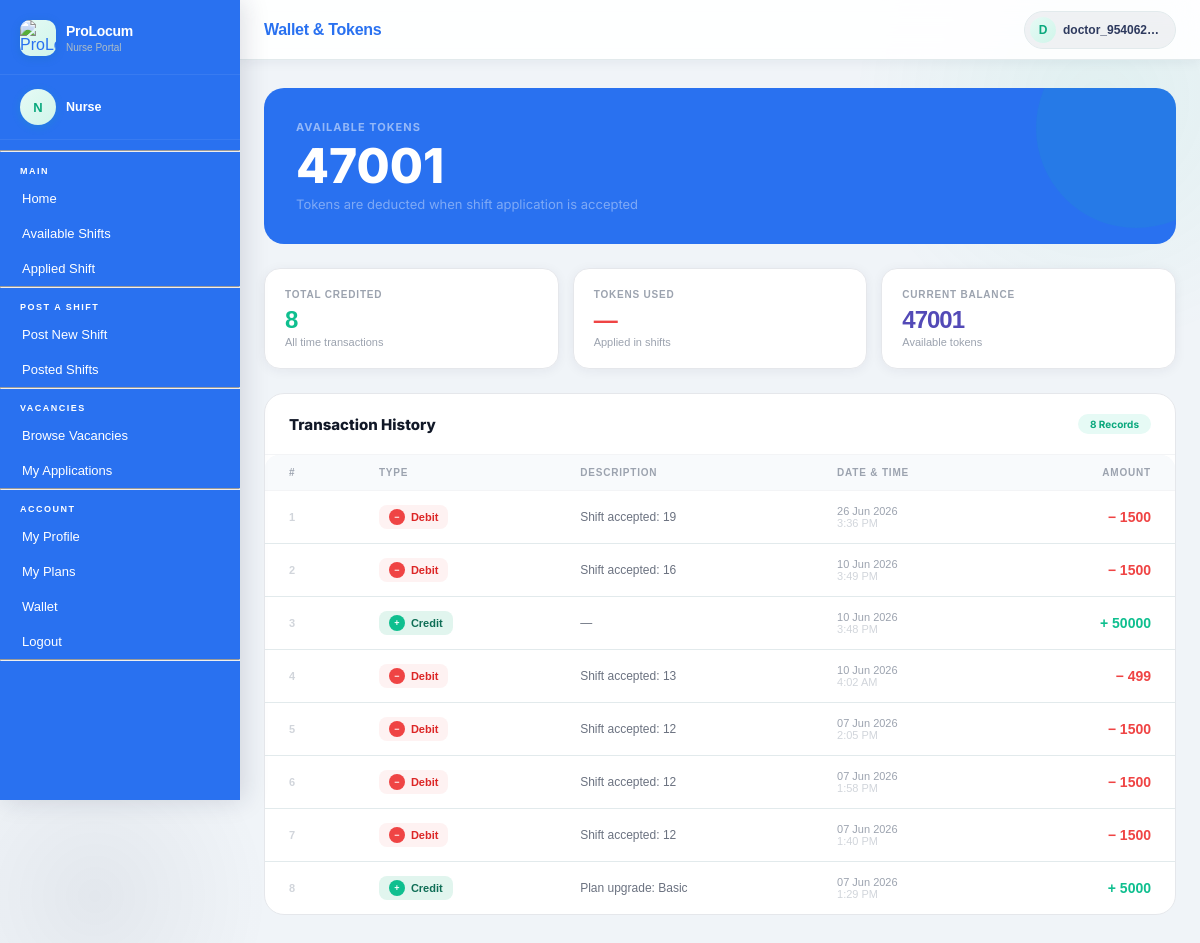
Screenshot of /nurses/wallet/ (signed in) with the database file from the repository.
### users/models.py (models this page shows, shortened)
class CustomUser(AbstractUser):
    ROLE_CHOICES = (
        ('doctor', 'Doctor'),
        ('nurse', 'Nurse'),
        ('hospital', 'Hospital'),
        ('admin', 'Admin'),
    )
    role   = models.CharField(max_length=20, choices=ROLE_CHOICES)
    mobile = models.CharField(max_length=10, unique=True, null=True, blank=True)  # ✅ Unique mobile

### plans/models.py (models this page shows, shortened)
class WalletTransaction(models.Model):
    TYPE_CHOICES = [('credit', 'Credit'), ('debit', 'Debit')]
    wallet           = models.ForeignKey(Wallet, on_delete=models.CASCADE, related_name='transactions')
    amount           = models.PositiveIntegerField()
    transaction_type = models.CharField(max_length=10, choices=TYPE_CHOICES)
    note             = models.CharField(max_length=255, blank=True)
    created_at       = models.DateTimeField(auto_now_add=True)
    class Meta:
        ordering = ['-created_at']

### nurses/views.py (the view)
# urls.py: path('wallet/', doctor_views.my_wallet, name='doctor_wallet'),
@login_required
def my_wallet(request):
    from plans.models import Wallet
    try:
        wallet = request.user.wallet
        wallet_balance      = wallet.balance
        wallet_transactions = wallet.transactions.order_by('-created_at')
    except:
        wallet_balance      = 0
        wallet_transactions = []
    return render(request, 'nurses/wallet.html', {
        'wallet_balance':      wallet_balance,
        'wallet_transactions': wallet_transactions,
        'user':                request.user,
    })

### plans/models.py (called while the page is built)
    @property
    def is_expired(self):
        if not self.end_date:
            return False   # Lifetime plan
        return timezone.now() > self.end_date

### plans/utils.py (called while the page is built, shortened)
def get_active_plan(user):
    plan = UserPlan.objects.filter(user=user, is_active=True).first()
    if not plan:
        return None
    return plan

### nurses/templates/nurses/wallet.html (shortened to what this page needs)
{% extends 'nurses/base.html' %}
{% block page_title %}Wallet & Tokens{% endblock %}
{% block content %}
<div class="dash-wrap">
    <div class="wallet-hero">
        <div class="wallet-label">Available Tokens</div>
        <div class="wallet-balance">{{ wallet_balance }}</div>
        <div class="wallet-sub">Tokens are deducted when shift application is accepted</div>
    </div>
    <div class="stats-grid">
        <div class="stat-card">
            <div class="stat-label">Total Credited</div>
            <div class="stat-value" style="color:#0fbf8f;">
                {{ wallet_transactions|length }}
            </div>
            <div class="stat-sub">All time transactions</div>
        </div>
        <div class="stat-card">
            <div class="stat-label">Tokens Used</div>
            <div class="stat-value" style="color:#ef4444;">
                —
            </div>
            <div class="stat-sub">Applied in shifts</div>
        </div>
        <div class="stat-card">
            <div class="stat-label">Current Balance</div>
            <div class="stat-value" style="color:#534AB7;">{{ wallet_balance }}</div>
            <div class="stat-sub">Available tokens</div>
        </div>
    </div>
    <div class="history-card">
        <div class="history-header">
            <div class="history-title">Transaction History</div>
            <span style="background:#e6faf5; color:#0aa87d; font-size:10px; font-weight:700; padding:4px 12px; border-radius:20px;">
                {{ wallet_transactions|length }} Records
            </span>
        </div>
        {% if wallet_transactions %}
        <div style="overflow-x:auto;">
            <table class="tx-table">
                <thead>
                    <tr>
                        <th>#</th>
                        <th>Type</th>
                        <th>Description</th>
                        <th>Date & Time</th>
                        <th style="text-align:right;">Amount</th>
                    </tr>
                </thead>
                <tbody>
                    {% for tx in wallet_transactions %}
                    <tr>
                        <td style="color:#d1d5db; font-size:11px; font-weight:700;">{{ forloop.counter }}</td>
                        <td>
                            {% if tx.transaction_type == 'credit' %}
                            <div class="tx-type tx-type-credit">
                                <div class="tx-type-icon">+</div> Credit
                            </div>
                            {% else %}
                            <div class="tx-type tx-type-debit">
                                <div class="tx-type-icon">−</div> Debit
                            </div>
                            {% endif %}
                        </td>
                        <td><div class="tx-note" title="{{ tx.note }}">{{ tx.note|default:"—" }}</div></td>
                        <td>
                            <div class="tx-date">
                                {{ tx.created_at|date:"d M Y" }}<br>
                                <span style="color:#d1d5db;">{{ tx.created_at|time:"g:i A" }}</span>
                            </div>
                        </td>
                        <td style="text-align:right;">
                            {% if tx.transaction_type == 'credit' %}
                            <span class="tx-amount-credit">+ {{ tx.amount }}</span>
                            {% else %}
                            <span class="tx-amount-debit">− {{ tx.amount }}</span>
                            {% endif %}
                        </td>
                    </tr>
                    {% endfor %}
                </tbody>
            </table>
        </div>
        {% else %}
        <div class="tx-empty">
            <div class="tx-empty-icon">🪙</div>
            <div style="font-weight:700; color:#6b7280; margin-bottom:4px;">No transactions yet</div>
            <div>Token activity yahan dikhega jab plan purchase karoge.</div>
        </div>
        {% endif %}
    </div>
</div>
{% endblock %}

### nurses/templates/nurses/base.html (shortened to what this page needs)
{% load static %}
<!DOCTYPE html>
<html lang="hi">
<head>
<link rel="stylesheet" href="{% static 'users/css/base.css' %}">
</head>
<body>
<aside class="sidebar" id="sidebar">
  <div class="sidebar-brand">
    <div class="logo-icon">
      <img src="{% static 'users/images/Black_and_White_Circular_Art___Design_Logo-removebg-preview.png' %}" alt="ProLocum Logo">
    </div>
    <div class="brand-text">
      <h1>ProLocum</h1>
      <p>Nurse Portal</p>
    </div>
  </div>
  {% if request.user.is_authenticated %}
  <div class="sidebar-profile">
    <div class="profile-avatar">
      {% if request.user.nurse_profile.full_name %}{{ request.user.nurse_profile.full_name|first|upper }}{% else %}N{% endif %}
    </div>
    <div class="profile-info">
      <strong>{% if request.user.nurse_profile.full_name %}{{ request.user.nurse_profile.full_name }}{% else %}Nurse{% endif %}</strong>
    </div>
  </div>
  {% endif %}
<nav class="sidebar-nav">
<hr>
    <div class="nav-section-label">Main</div>
    <a href="{% url 'nurse_dashboard' %}" class="nav-link {% if request.resolver_match.url_name == 'nurse_dashboard' %}active{% endif %}">
      Home
    </a>
    {% if ctx_can_view_shifts %}
      <a href="{% url 'nurse_available_shifts' %}" class="nav-link {% if request.resolver_match.url_name == 'nurse_available_shifts' %}active{% endif %}">
        Available Shifts
      </a>
      <a href="{% url 'nurse_my_applications' %}" class="nav-link {% if request.resolver_match.url_name == 'nurse_my_applications' %}active{% endif %}">
        Applied Shift
      </a>
    {% endif %}
<hr>
    <div class="nav-section-label">Post a Shift</div>
    {% if ctx_can_post_shift %}
      <a href="{% url 'nurse_post_shift' %}" class="nav-link {% if request.resolver_match.url_name == 'nurse_post_shift' %}active{% endif %}">
        Post New Shift
      </a>
      <a href="{% url 'nurse_posted_shifts' %}" class="nav-link {% if request.resolver_match.url_name == 'nurse_posted_shifts' %}active{% endif %}">
        Posted Shifts
      </a>
    {% endif %}
<hr>
    <div class="nav-section-label">Vacancies</div>
    {% if ctx_can_apply_vacancy %}
      <a href="/nurses/vacancies/" class="nav-link {% if request.resolver_match.url_name == 'nurse_available_vacancies' %}active{% endif %}">
        Browse Vacancies
      </a>
      <a href="/nurses/vacancy/my-applications/" class="nav-link {% if request.resolver_match.url_name == 'nurse_my_vacancy_applications' %}active{% endif %}">
        My Applications
      </a>
    {% endif %}
<hr>
    <div class="nav-section-label">Account</div>
    <a href="{% url 'nurse_my_profile' %}" class="nav-link {% if request.resolver_match.url_name == 'nurse_my_profile' %}active{% endif %}">
      My Profile
    </a>
    <a href="{% url 'my_plans' %}" class="nav-link {% if request.resolver_match.url_name == 'my_plans' %}active{% endif %}">
      My Plans
    </a>
    <a href="{% url 'nurse_wallet' %}" class="nav-link">
    Wallet
</a>
    <a href="{% url 'logout' %}" class="nav-link">Logout</a>
    <hr>
</nav>
</aside>
<main class="main">
  <div class="topbar">
    <div class="topbar-left">
      <span class="topbar-title">{% block page_title %}Dashboard{% endblock %}</span>
    </div>
    <div class="topbar-right">
      <div class="user-chip">
        <div class="user-avatar">
          {% if request.user.nurse_profile.full_name %}{{ request.user.nurse_profile.full_name|first|upper }}{% else %}{{ request.user.username|first|upper }}{% endif %}
        </div>
        <span class="user-name">
          {% if request.user.nurse_profile.full_name %}{{ request.user.nurse_profile.full_name }}{% else %}{{ request.user.username }}{% endif %}
        </span>
      </div>
    </div>
  </div>
  <div class="content">
    {% block content %}{% endblock %}
  </div>
</main>
</body>
</html>

### nurses/templates/nurses/wallet.html (style rules this page uses)
.dash-wrap { padding: 4px 0 32px; font-family: 'Inter', sans-serif; }
.wallet-hero { background: #2971F0; border-radius: 20px; padding: 32px; margin-bottom: 24px; position: relative; overflow: hidden; }
.wallet-hero::before { content: ''; position: absolute; top: -60px; right: -60px; width: 200px; height: 200px; background: rgba(15,191,143,0.1); border-radius: 50%; }
.wallet-label { font-size: 11px; font-weight: 700; color: rgba(255,255,255,0.5); text-transform: uppercase; letter-spacing: 1px; margin-bottom: 8px; }
.wallet-balance { font-size: 48px; font-weight: 800; color: #fff; line-height: 1; margin-bottom: 6px; }
.wallet-sub { font-size: 13px; color: rgba(255,255,255,0.4); }
.stats-grid { display: grid; grid-template-columns: repeat(3, 1fr); gap: 14px; margin-bottom: 24px; }
.stat-card { background: #fff; border: 1px solid #e5e7eb; border-radius: 16px; padding: 20px; }
.stat-label { font-size: 10px; font-weight: 700; color: #9ca3af; text-transform: uppercase; letter-spacing: 0.8px; margin-bottom: 8px; }
.stat-value { font-size: 24px; font-weight: 800; color: #1e293b; }
.stat-sub { font-size: 11px; color: #9ca3af; margin-top: 4px; }
.history-card { background: white; border: 1px solid #e5e7eb; border-radius: 20px; overflow: hidden; }
.history-header { display: flex; align-items: center; justify-content: space-between; padding: 20px 24px; border-bottom: 1px solid #f3f4f6; }
.history-title { font-size: 15px; font-weight: 800; color: #111827; }
.tx-table { width: 100%; border-collapse: collapse; }
.tx-table thead tr { background: #f9fafb; }
.tx-table thead th { padding: 12px 24px; font-size: 10px; font-weight: 800; color: #9ca3af; text-transform: uppercase; letter-spacing: 0.8px; text-align: left; border-bottom: 1px solid #f3f4f6; }
.tx-table tbody tr { border-bottom: 1px solid #f9fafb; transition: background 0.12s; }
.tx-table tbody tr:last-child { border-bottom: none; }
.tx-table tbody td { padding: 14px 24px; font-size: 13px; color: #374151; vertical-align: middle; }
.tx-type { display: inline-flex; align-items: center; gap: 6px; padding: 4px 10px; border-radius: 8px; font-size: 11px; font-weight: 700; }
.tx-type-credit { background: #E1F5EE; color: #0F6E56; }
.tx-type-debit { background: #fef2f2; color: #dc2626; }
.tx-type-icon { width: 16px; height: 16px; border-radius: 50%; display: flex; align-items: center; justify-content: center; font-size: 9px; font-weight: 900; }
.tx-type-credit .tx-type-icon { background: #0fbf8f; color: #fff; }
.tx-type-debit .tx-type-icon { background: #ef4444; color: #fff; }
.tx-amount-credit { font-size: 14px; font-weight: 800; color: #0fbf8f; }
.tx-amount-debit { font-size: 14px; font-weight: 800; color: #ef4444; }
.tx-note { max-width: 220px; white-space: nowrap; overflow: hidden; text-overflow: ellipsis; color: #6b7280; font-size: 12px; }
.tx-date { color: #9ca3af; font-size: 11px; }

### rows the page displays
CustomUser: user.username|first "D", user.username "doctor_954062…"
WalletTransaction: transaction_type "Debit", note "Shift accepted: 19", created_at "26 Jun 2026", created_at "3:36 PM", amount "1500"
WalletTransaction: transaction_type "Debit", note "Shift accepted: 16", created_at "10 Jun 2026", created_at "3:49 PM", amount "1500"
WalletTransaction: transaction_type "Credit", note "—", created_at "10 Jun 2026", created_at "3:48 PM", amount "50000"
WalletTransaction: transaction_type "Debit", note "Shift accepted: 13", created_at "10 Jun 2026", created_at "4:02 AM", amount "499"
WalletTransaction: transaction_type "Debit", note "Shift accepted: 12", created_at "07 Jun 2026", created_at "2:05 PM", amount "1500"
WalletTransaction: transaction_type "Debit", note "Shift accepted: 12", created_at "07 Jun 2026", created_at "1:58 PM", amount "1500"
WalletTransaction: transaction_type "Debit", note "Shift accepted: 12", created_at "07 Jun 2026", created_at "1:40 PM", amount "1500"
WalletTransaction: transaction_type "Credit", note "Plan upgrade: Basic", created_at "07 Jun 2026", created_at "1:29 PM", amount "5000"

### other values shown
{{ wallet_balance }} "47001"
{{ wallet_transactions|length }} "8"
